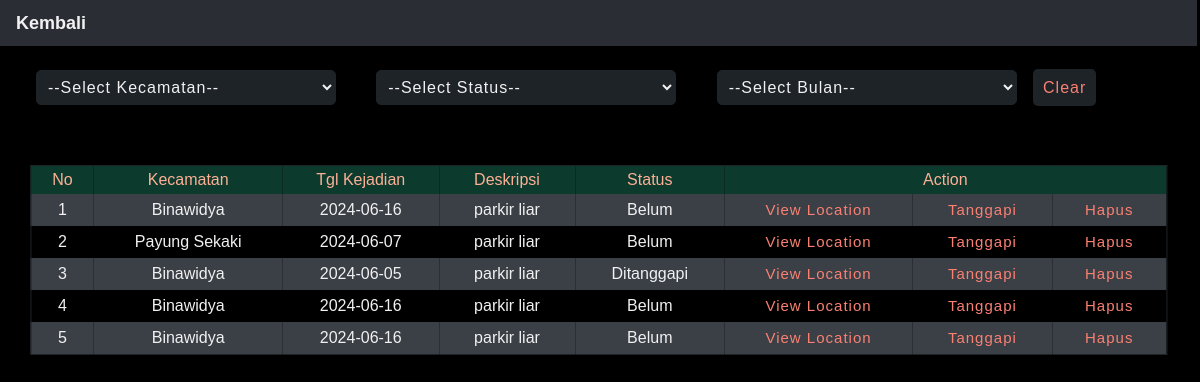
/komponen/admin/componen/datalaporan/laporan.php, run on the app's committed database.
### tables this page shows
CREATE TABLE `peta` (
  `id` int(255) NOT NULL,
  `kecamatan` varchar(500) NOT NULL,
  `tglkejadian` date NOT NULL,
  `deskripsi` text NOT NULL,
  `latlokasi` varchar(500) NOT NULL,
  `longlokasi` varchar(500) NOT NULL,
  `status` varchar(500) NOT NULL,
  `idPelapor` int(255) NOT NULL,
  `month` varchar(500) NOT NULL,
  `file` varchar(500) NOT NULL
);

### komponen/admin/componen/datalaporan/laporan.php (the view, shortened to what this page needs)
<!DOCTYPE html>
<html lang="en">
    <?php
        $id = $_GET['id'];
    ?>
    <head>
        <link rel="stylesheet" href="../../../../css/reset.css" type="text/css" />
        <link rel="stylesheet" href="../../../../css/style.css" type="text/css" />
        <link rel="stylesheet" href="https://cdnjs.cloudflare.com/ajax/libs/font-awesome/4.7.0/css/font-awesome.min.css" />
    </head>
    <body>
        <nav class="topnav" id="myTopnav">
            <a href="../../dashboard.php?id=<?php echo $id ?>" class="active">Kembali</a>
        </nav>
        <section>
            <div class="layout-tabel">
                <form action="laporan.php?id=<?php echo $id ?>" method="GET">
                    <select style="margin-left: 3%; background-color: #1e2328; border-color: #1e2328;" class="selectTabel" name="filterKecamatan" onchange="this.form.submit()">
                        <option value="" disabled selected>--Select Kecamatan--</option>
                    </select>
                    <select style="margin-left: 3%; background-color: #1e2328; border-color: #1e2328;" class="selectTabel" name="filterStatus" onchange="this.form.submit()">
                        <option value="" disabled selected>--Select Status--</option>
                    </select>
                    <select style="margin-left: 3%; background-color: #1e2328; border-color: #1e2328;" class="selectTabel" name="filterBulan" onchange="this.form.submit()">
                        <option value="" disabled selected>--Select Bulan--</option>
                    </select>
                    <a style="margin-left: 1%; text-decoration: none; color: salmon; letter-spacing: 1px; padding: 10px; background-color: #1e2328; border-radius: 5px;" href="laporan.php?id=<?php echo $id ?>">Clear</a>
                <table style="width: 95%; margin-bottom: 20px; color: #f1f1f1;" class="table">
                    <tr>
                        <th>No</th>
                        <th>Kecamatan</th>
                        <th>Tgl Kejadian</th>
                        <th>Deskripsi</th>
                        <th>Status</th>
                        <th colspan=3>Action</th>
                    </tr>
                <?php
                    $conn = mysqli_connect('localhost','root','','kelompok');
                    if(isset($_GET['cari'])) {
                        $cari = $_GET['cari'];
                        $data = mysqli_query($conn, "select * from peta where kecamatan like '%".$cari."%'");
                    } else {
                        $data = mysqli_query($conn, "select * from peta");
                    }
                    $no = 1;
                    while($all = mysqli_fetch_array($data)) {
                ?>
                <tr>
                    <td><?php echo $no++; ?></td>
                    <td><?php echo $all['kecamatan'] ?></td>
                    <td><?php echo $all['tglkejadian'] ?></td>
                    <td><?php echo $all['deskripsi'] ?></td>
                    <td><?php echo $all['status'] ?></td>
                    <td><a class="tombol" href="fungsi/view/view.php?idLokasi=<?php echo $all['id'] ?>&id=<?php echo $id ?>">View Location</a></td>
                    <td><a class="tombol" href="fungsi/tanggapi/tanggapi.php?idLokasi=<?php echo $all['id'] ?>&id=<?php echo $id ?>">Tanggapi</a></td>
                    <td><a class="tombol" href="fungsi/hapus/hapus.php?idLaporan=<?php echo $all['id'] ?>&id=<?php echo $id ?>&cek=0">Hapus</a></td>
                </tr>
                <?php
                    }
                ?>
                </table>
            </div>
        </section>
    </body>
</html>

### css/style.css (style rules this page uses)
html { scroll-behavior: smooth; }
body { font-family: sans-serif; background-color: #000; }
.layout-login form input[type = text], form input[type = password], form select, form input[type = email] { outline: none; border: 1px solid salmon; background-color: transparent; color: #f1f1f1; width: 300px; border-radius: 5px; margin-top: 2%; padding: 7px; font-size: 16px; letter-spacing: 1px; }
.topnav { overflow: hidden; background-color: #2a2e34; }
.topnav a { font-family: sans-serif; float: left; display: block; color: salmon; text-align: center; font-weight: bold; padding: 14px 16px; text-decoration: none; font-size: 18px; transition: 0.25s; }
::placeholder { color: salmon; }
.table { border-collapse: collapse; width: 50%; border: 1px solid #1e2328; position: relative; top: 0%; left: 50%; transform: translate(-50%, -0%); margin-top: 5%; margin-bottom: 5%; }
.table tr th { background: #0c3b2e; color: #fdb095; font-weight: normal; padding-top: 6px; padding-bottom: 6px; }
.table tr td { color: #f1f1f1; padding: 8px 20px; text-align: center; }
.table tr { transition: 0.5s; }
.table .tombol { color: salmon; letter-spacing: 1px; font-size: 15px; transition: 0.5s; text-decoration: none; }
.table tr:nth-child(even) { background-color: #3b3f46; }

### data on the page
peta: kecamatan "Binawidya", tglkejadian "2024-06-16", deskripsi "parkir liar", status "Belum"
peta: kecamatan "Payung Sekaki", tglkejadian "2024-06-07", deskripsi "parkir liar", status "Belum"
peta: kecamatan "Binawidya", tglkejadian "2024-06-05", deskripsi "parkir liar", status "Ditanggapi"
peta: kecamatan "Binawidya", tglkejadian "2024-06-16", deskripsi "parkir liar", status "Belum"
peta: kecamatan "Binawidya", tglkejadian "2024-06-16", deskripsi "parkir liar", status "Belum"
